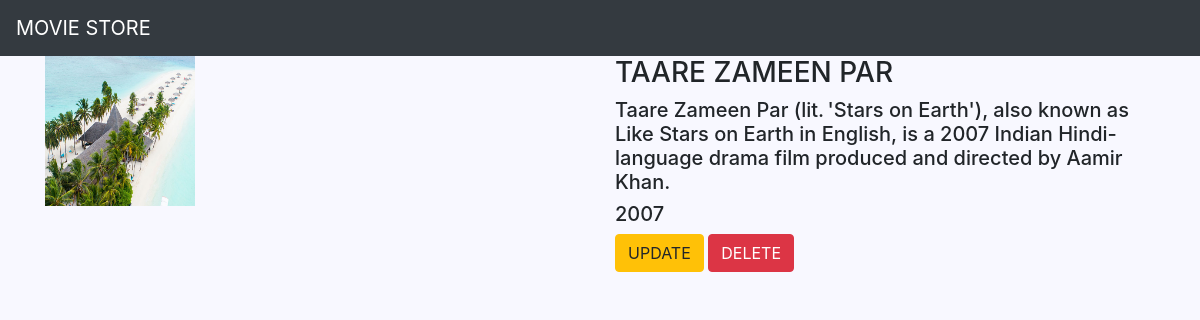
The app's page /movie/2/ with its own data.
### movieapp/models.py (models this page shows, shortened)
class Movie(models.Model):
    name=models.CharField(max_length=250)
    desc=models.TextField()
    year=models.IntegerField()
    img=models.ImageField(upload_to='gallery')

### movieapp/views.py (the view)
# urls.py: path('movie/<int:movie_id>/',views.details,name='details'),
def details(request,movie_id):
    m=Movie.objects.get(id=movie_id)
    return render (request,"details.html",{'movie':m})

### templates/details.html
{% extends 'base.html' %}
{% block body %}
<div class="container">
    <div class="row">
        <div class="col-md-6">
            <img src="{{movie.img.url}}" width="150" height="150">
        </div>
        <div class="col-md-6">
            <h3>{{movie.name}}</h3>
            <h5>{{movie.desc}}</h5>
            <h5>{{movie.year}}</h5>
            <a class="btn btn-warning" href="{% url 'movieapp:update' movie.id %}">UPDATE</a>
            <a class="btn btn-danger" href="{% url 'movieapp:delete' movie.id %}">DELETE</a>
        </div>
    </div>
</div>
{% endblock %}

### static/style.css (style rules this page uses)
body { background-color:GhostWhite; }

### records on screen
Movie: img (picture), name "TAARE ZAMEEN PAR", desc "Taare Zameen Par (lit. 'Stars on Earth'), also known as Like Stars on Earth in English, is a 2007 Indian Hindi-language drama film produced and directed by Aamir Khan.", year "2007"
